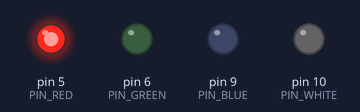
Bench run of a sketch on a simulated Arduino Uno, built with avr-gcc and run on an emulated ATmega328P. Parts: output pins drawn as LEDs (lit = HIGH).

Above: at 0.2 s.
At 1.2 s:
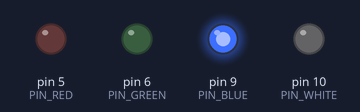
At 1.7 s:
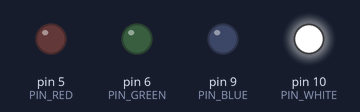
At 3.2 s:
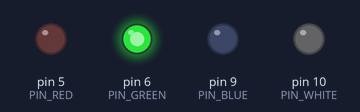
At 4.7 s:
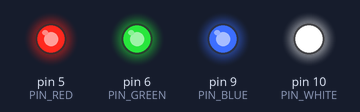
Timing chart, 0 to 5.8 s (numbered marks = the images above):
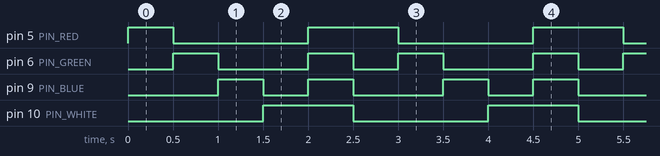

Measured:
- by itself, pin 5 (PIN_RED): repeats every 2.5 s: LOW 1.5 s, HIGH 1.0 s
- by itself, pin 6 (PIN_GREEN): repeats every 2.5 s: LOW 1.0 s, HIGH 0.50 s, LOW 0.50 s, HIGH 0.50 s
- by itself, pin 9 (PIN_BLUE): repeats every 2.5 s: LOW 0.50 s, HIGH 0.50 s, LOW 1.0 s, HIGH 0.50 s
- by itself, pin 10 (PIN_WHITE): alternates HIGH for 1.0 s and LOW for 1.5 s

The sketch:

fitaled4cores.ino
```cpp
// Definição dos pinos do Arduino conectados aos MOSFETs
#define PIN_RED   5  // Pino PWM para cor Vermelha
#define PIN_GREEN 6  // Pino PWM para cor Verde
#define PIN_BLUE  9  // Pino PWM para cor Azul
#define PIN_WHITE 10 // Pino PWM para cor Branca

void setup() {
    pinMode(PIN_RED, OUTPUT);
    pinMode(PIN_GREEN, OUTPUT);
    pinMode(PIN_BLUE, OUTPUT);
    pinMode(PIN_WHITE, OUTPUT);
}

// Função para definir a cor do LED (valores de 0 a 255)
void setColor(int red, int green, int blue, int white) {
    analogWrite(PIN_RED, red);
    analogWrite(PIN_GREEN, green);
    analogWrite(PIN_BLUE, blue);
    analogWrite(PIN_WHITE, white);
}

void loop() {
    setColor(255, 0, 0, 0); // Vermelho
    delay(500);
    setColor(0, 255, 0, 0); // Verde
    delay(500);
    setColor(0, 0, 255, 0); // Azul
    delay(500);
    setColor(0, 0, 0, 255); // Branco
    delay(500);
    setColor(255, 255, 255, 255); // Todas as cores
    delay(500);
}
```
